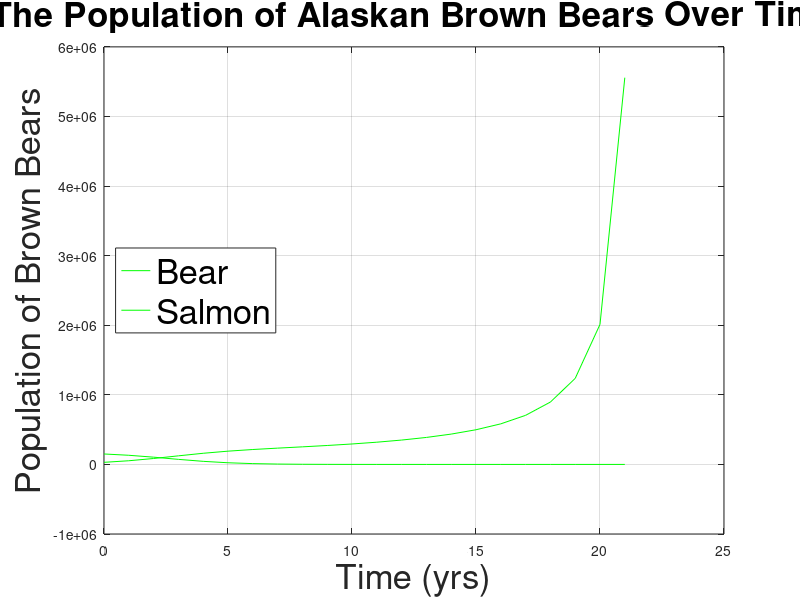

This chart was generated by the following MATLAB code:
% Bears Vs. Salmon System of ODE


N_b = 30000;
N_s = 150000;

r_b = -0.016123;
r_s = .1;
K_b = 50000;
K_s = 200000;
beta = .000004;

t = 0:100;
% 
% b = @(t,y)[r_b.*y(1).*(1-(y(1)/K_b))];
% [t za] = ode45(b,t,[N_b]);
% s = @(t,y2)[r_s.*y2(1).*(1-(y2(1)/K_s))];
% [t,ze] = ode45(s,t,[N_s]);

PP = @(t,y)[r_b.*y(1).*(1-(y(1)/K_b)) + beta.*y(1).*y(2); r_s.*y(2)...
    .*(1-(y(2)/K_s)) - beta.*y(1).*y(2)];
[t,zo] = ode45(PP,t,[N_b,N_s]);

figure(1)
% plot(t,za(:,1),'b')
% hold on
% plot(t,ze(:,1),'r')
% hold on
plot(t,zo,'g')
hold off
xlabel("Time (yrs)", 'FontSize', 25)
ylabel("Population of Brown Bears", 'FontSize', 25)
title("The Population of Alaskan Brown Bears Over Time", 'FontSize', 25)
legend('Bear','Salmon','Prey', 'FontSize', 25, 'Location', 'West')
grid on
